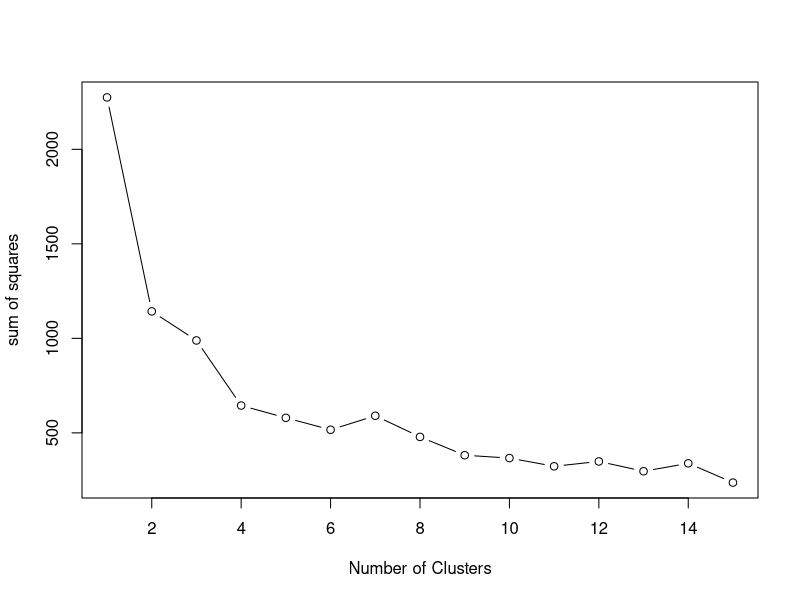
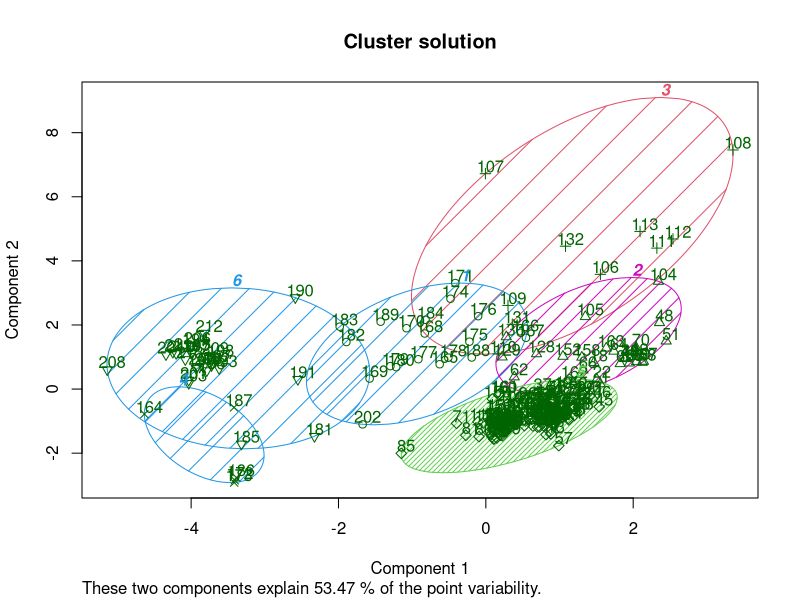
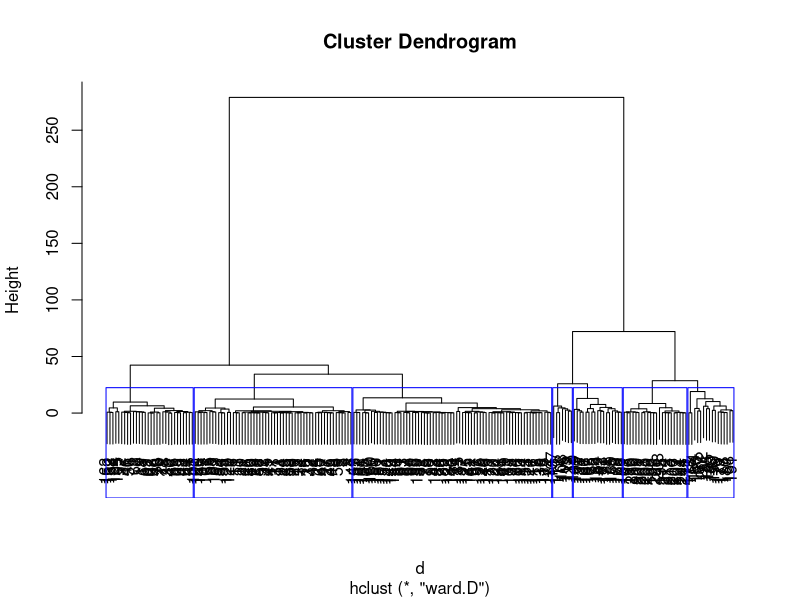

Generate these figures, in order, with R:
## ---- chunk 1
knitr::opts_chunk$set(echo = TRUE)
library(cluster)
library(merTools)
## ---- chunk 2


# read in data file
glass <- read.csv("glass.csv")

# remove the Id attribute
glass <- glass[2:11]



## ---- chunk 3


# Determine number of clusters
wss <- (nrow(glass)-2)*sum(apply(glass,2,var))
for (i in 2:15) wss[i] <- sum(kmeans(glass,centers=i)$withinss)
plot(1:15, wss, type="b", xlab="Number of Clusters", ylab="sum of squares")

# Ensuring reproducibility
set.seed(20)
# running k-means 
glassCluster <- kmeans(glass, 6, nstart = 20, iter.max=100)


## ---- chunk 4


#glass <- scale(glass) # standardize variables
# random subsample from dataset
#randsample <- glass[sample(1:nrow(glass), 20 , replace=FALSE),]


# plotting the clusters
clusplot(glass, glassCluster$cluster,
         main='Cluster solution',
         color=TRUE, shade=TRUE, labels=2, lines=0)


# reviewing the total sum of errors 
sum(glassCluster$withinss)



## ---- chunk 5

# Ward Hierarchical Clustering
d <- dist(glass, method = "euclidean") # distance matrix
fit <- hclust(d, method="ward.D") 
plot(fit) # display dendogram
groups <- cutree(fit, k=7) # cut tree into 5 clusters
# draw dendogram with red borders around the 5 clusters 
rect.hclust(fit, k=7, border="blue")
